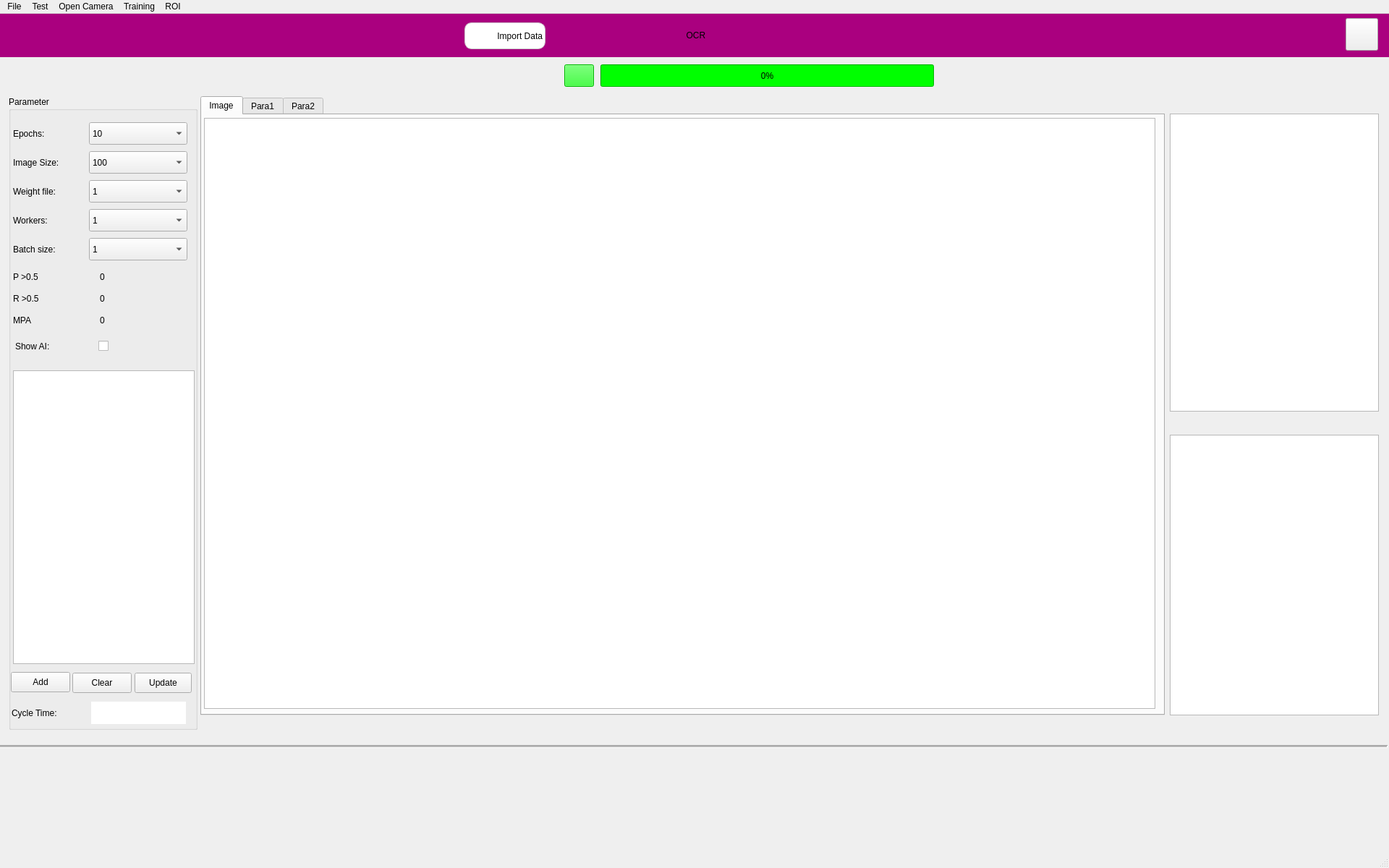
<?xml version="1.0" encoding="UTF-8"?>
<ui version="4.0">
 <class>MainWindow</class>
 <widget class="QMainWindow" name="MainWindow">
  <property name="geometry">
   <rect>
    <x>0</x>
    <y>0</y>
    <width>1920</width>
    <height>1200</height>
   </rect>
  </property>
  <property name="maximumSize">
   <size>
    <width>16777215</width>
    <height>1200</height>
   </size>
  </property>
  <property name="windowTitle">
   <string>MainWindow</string>
  </property>
  <widget class="QWidget" name="centralwidget">
   <widget class="QLabel" name="label">
    <property name="geometry">
     <rect>
      <x>-2</x>
      <y>-1</y>
      <width>1931</width>
      <height>61</height>
     </rect>
    </property>
    <property name="styleSheet">
     <string notr="true">color: rgb(0, 0, 0);
background-color: rgb(170, 0, 127);
font: 24pt &quot;MS Shell Dlg 2&quot;;</string>
    </property>
    <property name="text">
     <string>OCR </string>
    </property>
    <property name="alignment">
     <set>Qt::AlignCenter</set>
    </property>
   </widget>
   <widget class="QProgressBar" name="progressBar">
    <property name="geometry">
     <rect>
      <x>830</x>
      <y>70</y>
      <width>461</width>
      <height>31</height>
     </rect>
    </property>
    <property name="styleSheet">
     <string notr="true">background-color: rgb(0, 255, 0);</string>
    </property>
    <property name="value">
     <number>0</number>
    </property>
   </widget>
   <widget class="QPushButton" name="Bnt_Traning">
    <property name="geometry">
     <rect>
      <x>780</x>
      <y>70</y>
      <width>41</width>
      <height>31</height>
     </rect>
    </property>
    <property name="autoFillBackground">
     <bool>false</bool>
    </property>
    <property name="styleSheet">
     <string notr="true">background-color: rgb(0, 255, 0);</string>
    </property>
    <property name="text">
     <string/>
    </property>
    <property name="icon">
     <iconset>
      <normaloff>../Icon/model.png</normaloff>../Icon/model.png</iconset>
    </property>
    <property name="iconSize">
     <size>
      <width>25</width>
      <height>25</height>
     </size>
    </property>
    <property name="shortcut">
     <string notr="true"/>
    </property>
    <property name="checkable">
     <bool>false</bool>
    </property>
    <property name="autoRepeat">
     <bool>false</bool>
    </property>
    <property name="autoExclusive">
     <bool>false</bool>
    </property>
    <property name="autoDefault">
     <bool>false</bool>
    </property>
    <property name="default">
     <bool>false</bool>
    </property>
    <property name="flat">
     <bool>false</bool>
    </property>
   </widget>
   <widget class="QLabel" name="La_Device">
    <property name="geometry">
     <rect>
      <x>376</x>
      <y>73</y>
      <width>131</width>
      <height>31</height>
     </rect>
    </property>
    <property name="styleSheet">
     <string notr="true">font: 10pt &quot;Segoe UI&quot;;
font: 700 9pt &quot;Segoe UI&quot;;</string>
    </property>
    <property name="text">
     <string/>
    </property>
   </widget>
   <widget class="QLabel" name="La_Training_Process">
    <property name="geometry">
     <rect>
      <x>1350</x>
      <y>70</y>
      <width>271</width>
      <height>26</height>
     </rect>
    </property>
    <property name="styleSheet">
     <string notr="true">font: 10pt &quot;Segoe UI&quot;;</string>
    </property>
    <property name="text">
     <string/>
    </property>
   </widget>
   <widget class="QLabel" name="label_7">
    <property name="geometry">
     <rect>
      <x>715</x>
      <y>945</y>
      <width>1121</width>
      <height>31</height>
     </rect>
    </property>
    <property name="styleSheet">
     <string notr="true">font: 10pt &quot;Segoe UI&quot;;</string>
    </property>
    <property name="text">
     <string/>
    </property>
   </widget>
   <widget class="QPushButton" name="Bnt_Quite">
    <property name="geometry">
     <rect>
      <x>1860</x>
      <y>6</y>
      <width>45</width>
      <height>45</height>
     </rect>
    </property>
    <property name="styleSheet">
     <string notr="true">font: 75 15pt &quot;MS Shell Dlg 2&quot;;</string>
    </property>
    <property name="text">
     <string/>
    </property>
    <property name="icon">
     <iconset>
      <normaloff>../Icon/icons8-exit-100.png</normaloff>../Icon/icons8-exit-100.png</iconset>
    </property>
    <property name="iconSize">
     <size>
      <width>30</width>
      <height>30</height>
     </size>
    </property>
   </widget>
   <widget class="Line" name="line">
    <property name="geometry">
     <rect>
      <x>-3</x>
      <y>1005</y>
      <width>1921</width>
      <height>16</height>
     </rect>
    </property>
    <property name="midLineWidth">
     <number>2</number>
    </property>
    <property name="orientation">
     <enum>Qt::Horizontal</enum>
    </property>
   </widget>
   <widget class="QTabWidget" name="tabWidget">
    <property name="geometry">
     <rect>
      <x>277</x>
      <y>114</y>
      <width>1333</width>
      <height>856</height>
     </rect>
    </property>
    <property name="currentIndex">
     <number>0</number>
    </property>
    <widget class="QWidget" name="tab">
     <attribute name="title">
      <string>Image</string>
     </attribute>
     <widget class="QGraphicsView" name="graphicsView">
      <property name="geometry">
       <rect>
        <x>3</x>
        <y>4</y>
        <width>1315</width>
        <height>817</height>
       </rect>
      </property>
     </widget>
    </widget>
    <widget class="QWidget" name="tab_2">
     <attribute name="title">
      <string>Para1</string>
     </attribute>
     <widget class="QLabel" name="La_Munber_Image">
      <property name="geometry">
       <rect>
        <x>141</x>
        <y>12</y>
        <width>131</width>
        <height>31</height>
       </rect>
      </property>
      <property name="styleSheet">
       <string notr="true">font: 10pt &quot;Segoe UI&quot;;
background-color: rgb(255, 255, 255);</string>
      </property>
      <property name="text">
       <string/>
      </property>
     </widget>
     <widget class="QLabel" name="label_4">
      <property name="geometry">
       <rect>
        <x>9</x>
        <y>52</y>
        <width>111</width>
        <height>31</height>
       </rect>
      </property>
      <property name="styleSheet">
       <string notr="true">font: 8pt &quot;MS Shell Dlg 2&quot;;
font: 10pt &quot;MS Shell Dlg 2&quot;;</string>
      </property>
      <property name="text">
       <string>Images size:</string>
      </property>
     </widget>
     <widget class="QComboBox" name="comboBox_acceptance_threshold">
      <property name="geometry">
       <rect>
        <x>141</x>
        <y>96</y>
        <width>131</width>
        <height>31</height>
       </rect>
      </property>
      <property name="styleSheet">
       <string notr="true">font: 10pt &quot;Segoe UI&quot;;</string>
      </property>
      <item>
       <property name="text">
        <string>0.01</string>
       </property>
      </item>
      <item>
       <property name="text">
        <string>0.1</string>
       </property>
      </item>
      <item>
       <property name="text">
        <string>0.15</string>
       </property>
      </item>
      <item>
       <property name="text">
        <string>0.2</string>
       </property>
      </item>
      <item>
       <property name="text">
        <string>0.25</string>
       </property>
      </item>
      <item>
       <property name="text">
        <string>0.3</string>
       </property>
      </item>
      <item>
       <property name="text">
        <string>0.4</string>
       </property>
      </item>
      <item>
       <property name="text">
        <string>0.5</string>
       </property>
      </item>
      <item>
       <property name="text">
        <string>0.6</string>
       </property>
      </item>
      <item>
       <property name="text">
        <string>0.7</string>
       </property>
      </item>
      <item>
       <property name="text">
        <string>0.8</string>
       </property>
      </item>
      <item>
       <property name="text">
        <string>0.9</string>
       </property>
      </item>
      <item>
       <property name="text">
        <string>1.0</string>
       </property>
      </item>
     </widget>
     <widget class="QLabel" name="label_31">
      <property name="geometry">
       <rect>
        <x>12</x>
        <y>136</y>
        <width>118</width>
        <height>31</height>
       </rect>
      </property>
      <property name="styleSheet">
       <string notr="true">font: 10pt &quot;MS Shell Dlg 2&quot;;</string>
      </property>
      <property name="text">
       <string>Zoom Factor:</string>
      </property>
     </widget>
     <widget class="QLabel" name="La_image_size">
      <property name="geometry">
       <rect>
        <x>141</x>
        <y>54</y>
        <width>131</width>
        <height>31</height>
       </rect>
      </property>
      <property name="autoFillBackground">
       <bool>false</bool>
      </property>
      <property name="styleSheet">
       <string notr="true">background-color: rgb(255, 255, 255);
font: 10pt &quot;MS Shell Dlg 2&quot;;</string>
      </property>
      <property name="text">
       <string/>
      </property>
     </widget>
     <widget class="QLabel" name="label_2">
      <property name="geometry">
       <rect>
        <x>9</x>
        <y>12</y>
        <width>71</width>
        <height>31</height>
       </rect>
      </property>
      <property name="styleSheet">
       <string notr="true">font: 10pt &quot;MS Shell Dlg 2&quot;;</string>
      </property>
      <property name="text">
       <string>Images:</string>
      </property>
     </widget>
     <widget class="QDoubleSpinBox" name="doubleSpinBox_Zoon_Factor">
      <property name="geometry">
       <rect>
        <x>144</x>
        <y>138</y>
        <width>67</width>
        <height>28</height>
       </rect>
      </property>
      <property name="styleSheet">
       <string notr="true">font: 10pt &quot;Segoe UI&quot;;</string>
      </property>
      <property name="decimals">
       <number>2</number>
      </property>
      <property name="minimum">
       <double>0.150000000000000</double>
      </property>
      <property name="maximum">
       <double>4.000000000000000</double>
      </property>
     </widget>
     <widget class="QLabel" name="label_5">
      <property name="geometry">
       <rect>
        <x>9</x>
        <y>92</y>
        <width>101</width>
        <height>31</height>
       </rect>
      </property>
      <property name="styleSheet">
       <string notr="true">font: 10pt &quot;MS Shell Dlg 2&quot;;</string>
      </property>
      <property name="text">
       <string>Threshold:</string>
      </property>
     </widget>
     <widget class="QDoubleSpinBox" name="doubleSpinBox_Mns_Threshold">
      <property name="geometry">
       <rect>
        <x>144</x>
        <y>183</y>
        <width>67</width>
        <height>28</height>
       </rect>
      </property>
      <property name="styleSheet">
       <string notr="true">font: 10pt &quot;Segoe UI&quot;;</string>
      </property>
      <property name="decimals">
       <number>2</number>
      </property>
      <property name="minimum">
       <double>0.150000000000000</double>
      </property>
      <property name="maximum">
       <double>1.000000000000000</double>
      </property>
      <property name="singleStep">
       <double>0.100000000000000</double>
      </property>
     </widget>
     <widget class="QLabel" name="label_32">
      <property name="geometry">
       <rect>
        <x>15</x>
        <y>180</y>
        <width>121</width>
        <height>31</height>
       </rect>
      </property>
      <property name="styleSheet">
       <string notr="true">font: 10pt &quot;MS Shell Dlg 2&quot;;</string>
      </property>
      <property name="text">
       <string>Mns_Threshold:</string>
      </property>
     </widget>
     <widget class="QLabel" name="label_23">
      <property name="geometry">
       <rect>
        <x>17</x>
        <y>258</y>
        <width>101</width>
        <height>31</height>
       </rect>
      </property>
      <property name="styleSheet">
       <string notr="true">font: 10pt &quot;MS Shell Dlg 2&quot;;</string>
      </property>
      <property name="text">
       <string>OCR</string>
      </property>
     </widget>
     <widget class="QCheckBox" name="checkBox_7">
      <property name="enabled">
       <bool>true</bool>
      </property>
      <property name="geometry">
       <rect>
        <x>147</x>
        <y>258</y>
        <width>64</width>
        <height>31</height>
       </rect>
      </property>
      <property name="acceptDrops">
       <bool>false</bool>
      </property>
      <property name="text">
       <string/>
      </property>
      <property name="shortcut">
       <string/>
      </property>
      <property name="checkable">
       <bool>true</bool>
      </property>
      <property name="checked">
       <bool>false</bool>
      </property>
      <property name="tristate">
       <bool>false</bool>
      </property>
     </widget>
     <widget class="QLabel" name="label_37">
      <property name="geometry">
       <rect>
        <x>15</x>
        <y>216</y>
        <width>121</width>
        <height>31</height>
       </rect>
      </property>
      <property name="styleSheet">
       <string notr="true">font: 10pt &quot;MS Shell Dlg 2&quot;;</string>
      </property>
      <property name="text">
       <string>Cy_Threshold:</string>
      </property>
     </widget>
     <widget class="QSpinBox" name="doubleSpinBox_Cy_OCR">
      <property name="geometry">
       <rect>
        <x>144</x>
        <y>219</y>
        <width>64</width>
        <height>28</height>
       </rect>
      </property>
      <property name="styleSheet">
       <string notr="true">font: 10pt &quot;MS Shell Dlg 2&quot;;</string>
      </property>
      <property name="minimum">
       <number>1</number>
      </property>
      <property name="maximum">
       <number>10000</number>
      </property>
     </widget>
    </widget>
    <widget class="QWidget" name="tab_3">
     <attribute name="title">
      <string>Para2</string>
     </attribute>
     <widget class="QTableWidget" name="tableWidget_2">
      <property name="geometry">
       <rect>
        <x>6</x>
        <y>6</y>
        <width>700</width>
        <height>796</height>
       </rect>
      </property>
     </widget>
     <widget class="QTableWidget" name="tableWidget_3">
      <property name="geometry">
       <rect>
        <x>714</x>
        <y>6</y>
        <width>600</width>
        <height>796</height>
       </rect>
      </property>
      <attribute name="horizontalHeaderCascadingSectionResizes">
       <bool>false</bool>
      </attribute>
      <attribute name="horizontalHeaderShowSortIndicator" stdset="0">
       <bool>false</bool>
      </attribute>
     </widget>
    </widget>
   </widget>
   <widget class="QGroupBox" name="groupBox">
    <property name="enabled">
     <bool>true</bool>
    </property>
    <property name="geometry">
     <rect>
      <x>12</x>
      <y>114</y>
      <width>261</width>
      <height>876</height>
     </rect>
    </property>
    <property name="mouseTracking">
     <bool>false</bool>
    </property>
    <property name="styleSheet">
     <string notr="true">border-color: rgb(0, 0, 0);
font: 12pt &quot;Segoe UI&quot;;
gridline-color: rgb(0, 0, 0);</string>
    </property>
    <property name="title">
     <string>Parameter</string>
    </property>
    <widget class="QLabel" name="label_6">
     <property name="geometry">
      <rect>
       <x>4</x>
       <y>837</y>
       <width>101</width>
       <height>31</height>
      </rect>
     </property>
     <property name="styleSheet">
      <string notr="true">font: 10pt &quot;MS Shell Dlg 2&quot;;</string>
     </property>
     <property name="text">
      <string>Cycle Time:</string>
     </property>
    </widget>
    <widget class="QLabel" name="La_cycle_time">
     <property name="geometry">
      <rect>
       <x>114</x>
       <y>837</y>
       <width>131</width>
       <height>31</height>
      </rect>
     </property>
     <property name="styleSheet">
      <string notr="true">background-color: rgb(255, 255, 255);
font: 10pt &quot;MS Shell Dlg 2&quot;;</string>
     </property>
     <property name="text">
      <string/>
     </property>
    </widget>
    <widget class="QLabel" name="label_9">
     <property name="geometry">
      <rect>
       <x>6</x>
       <y>36</y>
       <width>71</width>
       <height>31</height>
      </rect>
     </property>
     <property name="styleSheet">
      <string notr="true">font: 10pt &quot;MS Shell Dlg 2&quot;;</string>
     </property>
     <property name="text">
      <string>Epochs:</string>
     </property>
    </widget>
    <widget class="QLabel" name="label_35">
     <property name="geometry">
      <rect>
       <x>6</x>
       <y>234</y>
       <width>111</width>
       <height>31</height>
      </rect>
     </property>
     <property name="styleSheet">
      <string notr="true">font: 10pt &quot;Segoe UI&quot;;</string>
     </property>
     <property name="text">
      <string>P &gt;0.5</string>
     </property>
    </widget>
    <widget class="QLabel" name="label_50">
     <property name="geometry">
      <rect>
       <x>6</x>
       <y>264</y>
       <width>111</width>
       <height>31</height>
      </rect>
     </property>
     <property name="styleSheet">
      <string notr="true">font: 10pt &quot;Segoe UI&quot;;</string>
     </property>
     <property name="text">
      <string>R &gt;0.5</string>
     </property>
    </widget>
    <widget class="QLabel" name="label_51">
     <property name="geometry">
      <rect>
       <x>6</x>
       <y>294</y>
       <width>111</width>
       <height>31</height>
      </rect>
     </property>
     <property name="styleSheet">
      <string notr="true">font: 10pt &quot;Segoe UI&quot;;</string>
     </property>
     <property name="text">
      <string>MPA</string>
     </property>
    </widget>
    <widget class="QLabel" name="La_B">
     <property name="geometry">
      <rect>
       <x>126</x>
       <y>234</y>
       <width>121</width>
       <height>31</height>
      </rect>
     </property>
     <property name="styleSheet">
      <string notr="true">font: 10pt &quot;Segoe UI&quot;;</string>
     </property>
     <property name="text">
      <string>0</string>
     </property>
    </widget>
    <widget class="QLabel" name="La_MPA">
     <property name="geometry">
      <rect>
       <x>126</x>
       <y>294</y>
       <width>121</width>
       <height>31</height>
      </rect>
     </property>
     <property name="styleSheet">
      <string notr="true">font: 10pt &quot;Segoe UI&quot;;</string>
     </property>
     <property name="text">
      <string>0</string>
     </property>
    </widget>
    <widget class="QLabel" name="La_R">
     <property name="geometry">
      <rect>
       <x>126</x>
       <y>264</y>
       <width>111</width>
       <height>31</height>
      </rect>
     </property>
     <property name="styleSheet">
      <string notr="true">font: 10pt &quot;Segoe UI&quot;;</string>
     </property>
     <property name="text">
      <string>0</string>
     </property>
    </widget>
    <widget class="QLabel" name="label_10">
     <property name="geometry">
      <rect>
       <x>6</x>
       <y>76</y>
       <width>101</width>
       <height>31</height>
      </rect>
     </property>
     <property name="styleSheet">
      <string notr="true">font: 10pt &quot;MS Shell Dlg 2&quot;;</string>
     </property>
     <property name="text">
      <string>Image Size:</string>
     </property>
    </widget>
    <widget class="QLabel" name="label_11">
     <property name="geometry">
      <rect>
       <x>6</x>
       <y>116</y>
       <width>101</width>
       <height>31</height>
      </rect>
     </property>
     <property name="styleSheet">
      <string notr="true">font: 10pt &quot;MS Shell Dlg 2&quot;;</string>
     </property>
     <property name="text">
      <string>Weight file:</string>
     </property>
    </widget>
    <widget class="QComboBox" name="comboBox_images_size">
     <property name="geometry">
      <rect>
       <x>111</x>
       <y>76</y>
       <width>136</width>
       <height>31</height>
      </rect>
     </property>
     <property name="styleSheet">
      <string notr="true">font: 10pt &quot;Segoe UI&quot;;</string>
     </property>
     <item>
      <property name="text">
       <string>100</string>
      </property>
     </item>
     <item>
      <property name="text">
       <string>200</string>
      </property>
     </item>
     <item>
      <property name="text">
       <string>250</string>
      </property>
     </item>
     <item>
      <property name="text">
       <string>300</string>
      </property>
     </item>
     <item>
      <property name="text">
       <string>350</string>
      </property>
     </item>
     <item>
      <property name="text">
       <string>400</string>
      </property>
     </item>
     <item>
      <property name="text">
       <string>450</string>
      </property>
     </item>
     <item>
      <property name="text">
       <string>500</string>
      </property>
     </item>
     <item>
      <property name="text">
       <string>600</string>
      </property>
     </item>
     <item>
      <property name="text">
       <string>700</string>
      </property>
     </item>
     <item>
      <property name="text">
       <string>800</string>
      </property>
     </item>
     <item>
      <property name="text">
       <string>900</string>
      </property>
     </item>
     <item>
      <property name="text">
       <string>1000</string>
      </property>
     </item>
     <item>
      <property name="text">
       <string>1100</string>
      </property>
     </item>
     <item>
      <property name="text">
       <string>1200</string>
      </property>
     </item>
     <item>
      <property name="text">
       <string>1300</string>
      </property>
     </item>
     <item>
      <property name="text">
       <string>1400</string>
      </property>
     </item>
     <item>
      <property name="text">
       <string>1500</string>
      </property>
     </item>
     <item>
      <property name="text">
       <string>1600</string>
      </property>
     </item>
    </widget>
    <widget class="QComboBox" name="comboBox_model">
     <property name="geometry">
      <rect>
       <x>111</x>
       <y>116</y>
       <width>136</width>
       <height>31</height>
      </rect>
     </property>
     <property name="styleSheet">
      <string notr="true">font: 10pt &quot;Segoe UI&quot;;</string>
     </property>
     <item>
      <property name="text">
       <string>1</string>
      </property>
     </item>
     <item>
      <property name="text">
       <string>2</string>
      </property>
     </item>
     <item>
      <property name="text">
       <string>3</string>
      </property>
     </item>
     <item>
      <property name="text">
       <string>4</string>
      </property>
     </item>
     <item>
      <property name="text">
       <string>5</string>
      </property>
     </item>
    </widget>
    <widget class="QComboBox" name="comboBox_worker">
     <property name="geometry">
      <rect>
       <x>111</x>
       <y>156</y>
       <width>136</width>
       <height>31</height>
      </rect>
     </property>
     <property name="styleSheet">
      <string notr="true">font: 10pt &quot;Segoe UI&quot;;</string>
     </property>
     <item>
      <property name="text">
       <string>1</string>
      </property>
     </item>
     <item>
      <property name="text">
       <string>2</string>
      </property>
     </item>
     <item>
      <property name="text">
       <string>3</string>
      </property>
     </item>
    </widget>
    <widget class="QLabel" name="label_25">
     <property name="geometry">
      <rect>
       <x>6</x>
       <y>156</y>
       <width>101</width>
       <height>31</height>
      </rect>
     </property>
     <property name="styleSheet">
      <string notr="true">font: 10pt &quot;MS Shell Dlg 2&quot;;</string>
     </property>
     <property name="text">
      <string>Workers:</string>
     </property>
    </widget>
    <widget class="QComboBox" name="comboBox_batch_size">
     <property name="geometry">
      <rect>
       <x>111</x>
       <y>196</y>
       <width>136</width>
       <height>31</height>
      </rect>
     </property>
     <property name="styleSheet">
      <string notr="true">font: 10pt &quot;Segoe UI&quot;;</string>
     </property>
     <item>
      <property name="text">
       <string>1</string>
      </property>
     </item>
     <item>
      <property name="text">
       <string>2</string>
      </property>
     </item>
     <item>
      <property name="text">
       <string>3</string>
      </property>
     </item>
     <item>
      <property name="text">
       <string>4</string>
      </property>
     </item>
     <item>
      <property name="text">
       <string>5</string>
      </property>
     </item>
    </widget>
    <widget class="QLabel" name="label_26">
     <property name="geometry">
      <rect>
       <x>6</x>
       <y>196</y>
       <width>101</width>
       <height>31</height>
      </rect>
     </property>
     <property name="styleSheet">
      <string notr="true">font: 10pt &quot;MS Shell Dlg 2&quot;;</string>
     </property>
     <property name="text">
      <string>Batch size:</string>
     </property>
    </widget>
    <widget class="QComboBox" name="comboBox_epoch">
     <property name="geometry">
      <rect>
       <x>111</x>
       <y>36</y>
       <width>136</width>
       <height>31</height>
      </rect>
     </property>
     <property name="styleSheet">
      <string notr="true">font: 10pt &quot;Segoe UI&quot;;</string>
     </property>
     <item>
      <property name="text">
       <string>10</string>
      </property>
     </item>
     <item>
      <property name="text">
       <string>2</string>
      </property>
     </item>
     <item>
      <property name="text">
       <string>3</string>
      </property>
     </item>
     <item>
      <property name="text">
       <string>4</string>
      </property>
     </item>
     <item>
      <property name="text">
       <string>5</string>
      </property>
     </item>
     <item>
      <property name="text">
       <string>6</string>
      </property>
     </item>
     <item>
      <property name="text">
       <string>7</string>
      </property>
     </item>
     <item>
      <property name="text">
       <string>8</string>
      </property>
     </item>
     <item>
      <property name="text">
       <string>9</string>
      </property>
     </item>
     <item>
      <property name="text">
       <string>10</string>
      </property>
     </item>
     <item>
      <property name="text">
       <string>15</string>
      </property>
     </item>
     <item>
      <property name="text">
       <string>20</string>
      </property>
     </item>
     <item>
      <property name="text">
       <string>25</string>
      </property>
     </item>
     <item>
      <property name="text">
       <string>30</string>
      </property>
     </item>
     <item>
      <property name="text">
       <string>35</string>
      </property>
     </item>
     <item>
      <property name="text">
       <string>40</string>
      </property>
     </item>
     <item>
      <property name="text">
       <string>45</string>
      </property>
     </item>
     <item>
      <property name="text">
       <string>50</string>
      </property>
     </item>
     <item>
      <property name="text">
       <string>55</string>
      </property>
     </item>
     <item>
      <property name="text">
       <string>60</string>
      </property>
     </item>
     <item>
      <property name="text">
       <string>65</string>
      </property>
     </item>
     <item>
      <property name="text">
       <string>70</string>
      </property>
     </item>
     <item>
      <property name="text">
       <string>75</string>
      </property>
     </item>
     <item>
      <property name="text">
       <string>80</string>
      </property>
     </item>
    </widget>
    <widget class="QListWidget" name="listWidget">
     <property name="geometry">
      <rect>
       <x>6</x>
       <y>379</y>
       <width>251</width>
       <height>406</height>
      </rect>
     </property>
    </widget>
    <widget class="QPushButton" name="btnAdd">
     <property name="geometry">
      <rect>
       <x>3</x>
       <y>796</y>
       <width>82</width>
       <height>28</height>
      </rect>
     </property>
     <property name="styleSheet">
      <string notr="true">font: 10pt &quot;MS Shell Dlg 2&quot;;</string>
     </property>
     <property name="text">
      <string>Add</string>
     </property>
    </widget>
    <widget class="QPushButton" name="btnDelete">
     <property name="geometry">
      <rect>
       <x>88</x>
       <y>797</y>
       <width>82</width>
       <height>28</height>
      </rect>
     </property>
     <property name="styleSheet">
      <string notr="true">font: 10pt &quot;MS Shell Dlg 2&quot;;</string>
     </property>
     <property name="text">
      <string>Clear</string>
     </property>
    </widget>
    <widget class="QPushButton" name="Bnt_Update_Object">
     <property name="geometry">
      <rect>
       <x>174</x>
       <y>797</y>
       <width>79</width>
       <height>28</height>
      </rect>
     </property>
     <property name="styleSheet">
      <string notr="true">font: 10pt &quot;MS Shell Dlg 2&quot;;</string>
     </property>
     <property name="text">
      <string>Update</string>
     </property>
    </widget>
    <widget class="QCheckBox" name="checkBox_6">
     <property name="enabled">
      <bool>true</bool>
     </property>
     <property name="geometry">
      <rect>
       <x>124</x>
       <y>330</y>
       <width>124</width>
       <height>31</height>
      </rect>
     </property>
     <property name="acceptDrops">
      <bool>false</bool>
     </property>
     <property name="text">
      <string/>
     </property>
     <property name="icon">
      <iconset>
       <normaloff>../Icon/icons8-polyline-100.png</normaloff>../Icon/icons8-polyline-100.png</iconset>
     </property>
     <property name="shortcut">
      <string/>
     </property>
     <property name="checkable">
      <bool>true</bool>
     </property>
     <property name="checked">
      <bool>false</bool>
     </property>
     <property name="tristate">
      <bool>false</bool>
     </property>
    </widget>
    <widget class="QLabel" name="label_19">
     <property name="geometry">
      <rect>
       <x>9</x>
       <y>330</y>
       <width>101</width>
       <height>31</height>
      </rect>
     </property>
     <property name="styleSheet">
      <string notr="true">font: 10pt &quot;MS Shell Dlg 2&quot;;</string>
     </property>
     <property name="text">
      <string>Show AI:</string>
     </property>
    </widget>
   </widget>
   <widget class="QTableWidget" name="tableWidget">
    <property name="enabled">
     <bool>true</bool>
    </property>
    <property name="geometry">
     <rect>
      <x>1617</x>
      <y>138</y>
      <width>289</width>
      <height>412</height>
     </rect>
    </property>
   </widget>
   <widget class="QListWidget" name="listWidget_2">
    <property name="geometry">
     <rect>
      <x>1617</x>
      <y>582</y>
      <width>289</width>
      <height>388</height>
     </rect>
    </property>
   </widget>
   <widget class="QLabel" name="La_OCR">
    <property name="geometry">
     <rect>
      <x>282</x>
      <y>975</y>
      <width>1324</width>
      <height>31</height>
     </rect>
    </property>
    <property name="styleSheet">
     <string notr="true">font: 75 14pt &quot;MS Shell Dlg 2&quot;;</string>
    </property>
    <property name="text">
     <string/>
    </property>
   </widget>
   <widget class="QLabel" name="label_3">
    <property name="geometry">
     <rect>
      <x>642</x>
      <y>12</y>
      <width>112</width>
      <height>37</height>
     </rect>
    </property>
    <property name="styleSheet">
     <string notr="true">QLabel {
	font: 8pt &quot;MS Shell Dlg 2&quot;;
    background-color: white;
    border-radius: 10px;
    border: 1px solid #ccc;
}
</string>
    </property>
    <property name="text">
     <string>Import Data</string>
    </property>
    <property name="alignment">
     <set>Qt::AlignRight|Qt::AlignTrailing|Qt::AlignVCenter</set>
    </property>
   </widget>
   <widget class="QPushButton" name="Bnt_Import_Data">
    <property name="geometry">
     <rect>
      <x>654</x>
      <y>18</y>
      <width>25</width>
      <height>25</height>
     </rect>
    </property>
    <property name="styleSheet">
     <string notr="true">QPushButton {
    background-color: white;
    border-radius: 12px;

}

QPushButton:hover {
    background-color: #f0f0f0;
}

QPushButton:pressed {
    background-color: #e0e0e0;
}
</string>
    </property>
    <property name="text">
     <string/>
    </property>
    <property name="icon">
     <iconset>
      <normaloff>../Icon/icons8-center-100.png</normaloff>../Icon/icons8-center-100.png</iconset>
    </property>
    <property name="iconSize">
     <size>
      <width>25</width>
      <height>25</height>
     </size>
    </property>
   </widget>
   <widget class="QLabel" name="label_13">
    <property name="geometry">
     <rect>
      <x>294</x>
      <y>75</y>
      <width>70</width>
      <height>28</height>
     </rect>
    </property>
    <property name="styleSheet">
     <string notr="true">font: 10pt &quot;MS Shell Dlg 2&quot;;</string>
    </property>
    <property name="text">
     <string/>
    </property>
    <property name="pixmap">
     <pixmap>../Icon/icons8-gpu-64.png</pixmap>
    </property>
   </widget>
  </widget>
  <widget class="QStatusBar" name="statusbar"/>
  <widget class="QMenuBar" name="menubar">
   <property name="geometry">
    <rect>
     <x>0</x>
     <y>0</y>
     <width>1920</width>
     <height>26</height>
    </rect>
   </property>
   <widget class="QMenu" name="menuFile">
    <property name="title">
     <string>File</string>
    </property>
    <addaction name="Action_Open"/>
    <addaction name="Action_Save_Value"/>
    <addaction name="actionClear_All_Label"/>
   </widget>
   <widget class="QMenu" name="menuedit">
    <property name="title">
     <string>Open Camera</string>
    </property>
    <addaction name="action_Open_Camera_Test"/>
   </widget>
   <widget class="QMenu" name="menuTest">
    <property name="title">
     <string>Test</string>
    </property>
    <addaction name="actionOpen_Model_AI"/>
    <addaction name="actionStop_Training"/>
    <addaction name="actionExit_Clear_Data"/>
   </widget>
   <widget class="QMenu" name="menuSegmentation">
    <property name="title">
     <string>Training</string>
    </property>
    <addaction name="actionSeg_Form"/>
    <addaction name="actionClassify_Form"/>
    <addaction name="actionUnsupervised_Form"/>
    <addaction name="actionLocation_Form"/>
   </widget>
   <widget class="QMenu" name="menuROI">
    <property name="title">
     <string>ROI</string>
    </property>
    <addaction name="actionSelect_ROI"/>
   </widget>
   <addaction name="menuFile"/>
   <addaction name="menuTest"/>
   <addaction name="menuedit"/>
   <addaction name="menuSegmentation"/>
   <addaction name="menuROI"/>
  </widget>
  <action name="Action_Open">
   <property name="icon">
    <iconset>
     <normaloff>../Icon/icons8-open-file-100.png</normaloff>../Icon/icons8-open-file-100.png</iconset>
   </property>
   <property name="text">
    <string>Open Image Folder</string>
   </property>
  </action>
  <action name="actionsaveas">
   <property name="text">
    <string>Open Model</string>
   </property>
  </action>
  <action name="actionSelect_Color">
   <property name="text">
    <string>Select Color</string>
   </property>
  </action>
  <action name="actionOpen_images_augmented">
   <property name="text">
    <string>Open images augmented</string>
   </property>
  </action>
  <action name="actionOpen_CVS_File">
   <property name="text">
    <string>Open CVS File</string>
   </property>
  </action>
  <action name="actionOpen_Test_Images">
   <property name="text">
    <string>Open Test Images</string>
   </property>
  </action>
  <action name="actionOpen_Model_AI">
   <property name="icon">
    <iconset>
     <normaloff>../Icon/icons8-artificial-intelligence-100.png</normaloff>../Icon/icons8-artificial-intelligence-100.png</iconset>
   </property>
   <property name="text">
    <string>Open Model AI</string>
   </property>
  </action>
  <action name="action_Open_Camera_Test">
   <property name="icon">
    <iconset>
     <normaloff>../Icon/icons8-camera-100.png</normaloff>../Icon/icons8-camera-100.png</iconset>
   </property>
   <property name="text">
    <string>Open Camera</string>
   </property>
  </action>
  <action name="Action_Save_Value">
   <property name="icon">
    <iconset>
     <normaloff>../Icon/icons8-save-100.png</normaloff>../Icon/icons8-save-100.png</iconset>
   </property>
   <property name="text">
    <string>Update Value</string>
   </property>
  </action>
  <action name="actionStop_Training">
   <property name="icon">
    <iconset>
     <normaloff>../Icon/icons8-stop-sign-100.png</normaloff>../Icon/icons8-stop-sign-100.png</iconset>
   </property>
   <property name="text">
    <string>Stop Training</string>
   </property>
  </action>
  <action name="actionClear_All_Label">
   <property name="icon">
    <iconset>
     <normaloff>../Icon/icons8-broom-100.png</normaloff>../Icon/icons8-broom-100.png</iconset>
   </property>
   <property name="text">
    <string>Clear All Label</string>
   </property>
  </action>
  <action name="actionExit_Clear_Data">
   <property name="icon">
    <iconset>
     <normaloff>../Icon/icons8-broom-100.png</normaloff>../Icon/icons8-broom-100.png</iconset>
   </property>
   <property name="text">
    <string>Clear_Data</string>
   </property>
  </action>
  <action name="actionSeg_Form">
   <property name="icon">
    <iconset>
     <normaloff>../Icon/icons8-analyse-64.png</normaloff>../Icon/icons8-analyse-64.png</iconset>
   </property>
   <property name="text">
    <string>Suface analysis</string>
   </property>
  </action>
  <action name="actionClassify_Form">
   <property name="icon">
    <iconset>
     <normaloff>../Icon/icons8-classify-100.png</normaloff>../Icon/icons8-classify-100.png</iconset>
   </property>
   <property name="text">
    <string>Classify</string>
   </property>
  </action>
  <action name="actionUnsupervised_Form">
   <property name="icon">
    <iconset>
     <normaloff>../Icon/icons8-compare-100.png</normaloff>../Icon/icons8-compare-100.png</iconset>
   </property>
   <property name="text">
    <string>OCV</string>
   </property>
  </action>
  <action name="actionSelect_ROI">
   <property name="icon">
    <iconset>
     <normaloff>../Icon/icons8-rectangle-64.png</normaloff>../Icon/icons8-rectangle-64.png</iconset>
   </property>
   <property name="text">
    <string>Creat_ROI</string>
   </property>
  </action>
  <action name="actionSelect_ROI_2">
   <property name="text">
    <string>Select_ROI</string>
   </property>
  </action>
  <action name="actionLocation_Form">
   <property name="icon">
    <iconset>
     <normaloff>../Icon/icons8-location-100.png</normaloff>../Icon/icons8-location-100.png</iconset>
   </property>
   <property name="text">
    <string>Positioning</string>
   </property>
  </action>
 </widget>
 <resources/>
 <connections/>
 <designerdata>
  <property name="gridDeltaX">
   <number>3</number>
  </property>
  <property name="gridDeltaY">
   <number>3</number>
  </property>
  <property name="gridSnapX">
   <bool>true</bool>
  </property>
  <property name="gridSnapY">
   <bool>true</bool>
  </property>
  <property name="gridVisible">
   <bool>true</bool>
  </property>
 </designerdata>
</ui>
